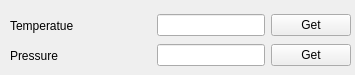
<?xml version="1.0" encoding="UTF-8"?>
<ui version="4.0">
 <class>BMP280</class>
 <widget class="QWidget" name="BMP280">
  <property name="geometry">
   <rect>
    <x>0</x>
    <y>0</y>
    <width>355</width>
    <height>75</height>
   </rect>
  </property>
  <property name="windowTitle">
   <string>BMP280</string>
  </property>
  <widget class="QWidget" name="horizontalLayoutWidget">
   <property name="geometry">
    <rect>
     <x>10</x>
     <y>40</y>
     <width>341</width>
     <height>31</height>
    </rect>
   </property>
   <layout class="QHBoxLayout" name="horizontalLayout">
    <item>
     <widget class="QLabel" name="label">
      <property name="text">
       <string>Pressure</string>
      </property>
     </widget>
    </item>
    <item>
     <spacer name="horizontalSpacer">
      <property name="orientation">
       <enum>Qt::Horizontal</enum>
      </property>
      <property name="sizeHint" stdset="0">
       <size>
        <width>65</width>
        <height>20</height>
       </size>
      </property>
     </spacer>
    </item>
    <item>
     <widget class="QLineEdit" name="lineEdit"/>
    </item>
    <item>
     <widget class="QPushButton" name="pushButton">
      <property name="text">
       <string>Get</string>
      </property>
     </widget>
    </item>
   </layout>
  </widget>
  <widget class="QWidget" name="horizontalLayoutWidget_2">
   <property name="geometry">
    <rect>
     <x>10</x>
     <y>10</y>
     <width>341</width>
     <height>31</height>
    </rect>
   </property>
   <layout class="QHBoxLayout" name="horizontalLayout_2">
    <item>
     <widget class="QLabel" name="label_2">
      <property name="text">
       <string>Temperatue</string>
      </property>
     </widget>
    </item>
    <item>
     <spacer name="horizontalSpacer_2">
      <property name="orientation">
       <enum>Qt::Horizontal</enum>
      </property>
      <property name="sizeHint" stdset="0">
       <size>
        <width>40</width>
        <height>20</height>
       </size>
      </property>
     </spacer>
    </item>
    <item>
     <widget class="QLineEdit" name="lineEdit_2"/>
    </item>
    <item>
     <widget class="QPushButton" name="pushButton_2">
      <property name="text">
       <string>Get</string>
      </property>
     </widget>
    </item>
   </layout>
  </widget>
 </widget>
 <resources/>
 <connections/>
</ui>
